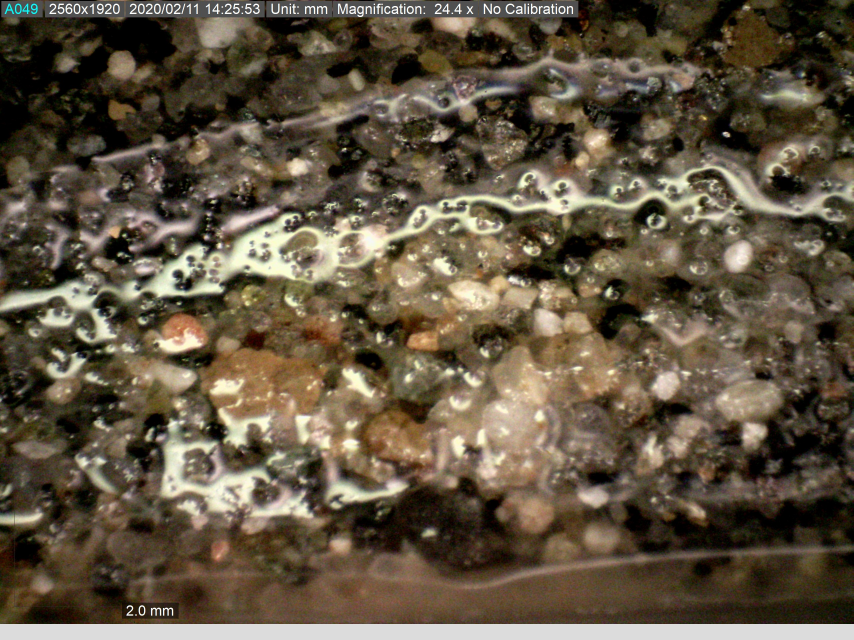
#> input picture img/ImagenProcesada.jpg, 2560 x 1920 px (shown at 1/3 size)
$ python -i filter_gold_script.py   (imports and definitions only)
#> lines starting #> are read from the running program, lines starting #| are printed output that depends on the picture; after the words box and inside, x2 and y2 are one past the last pixel; in counts of white or black regions, pixels touching at a corner belong together
import cv2
import numpy as np
import sys

# Constants
GOLD_AREA_THRESHOLD = 90
LOW_H = 13
HIGH_H = 19
LOW_S = 140
LOW_L = 100
HIGH_L = 190
GAMMA = 2.0


# Functions
def evaluate_gold_for_area(img_target, area_threshold):
    has_gold = False
    _, img_edged = cv2.threshold(img_target[:, :, 2], 1, 255, cv2.THRESH_BINARY)
    contours, hierarchy = cv2.findContours(img_edged, cv2.RETR_TREE, cv2.CHAIN_APPROX_SIMPLE)
    for contour in contours:
        area = cv2.contourArea(contour)
        if area > area_threshold:
            has_gold = True
    return has_gold


def transform_img_hls(target_img, low_h, high_h, low_s, low_l, high_l, gamma):
    img = target_img.copy()
    img = (255 * (img / 255) ** gamma).astype(np.uint8)
    img = cv2.cvtColor(img, cv2.COLOR_BGR2HLS)
    color_rng = (np.array([low_h, low_l, low_s]), np.array([high_h, high_l, 255]))
    mask = cv2.inRange(img, *color_rng)
    img = cv2.bitwise_and(img, img, mask=mask)
    img = cv2.cvtColor(img, cv2.COLOR_HLS2BGR)
    img = cv2.erode(img, np.ones((1, 1)))
    img = cv2.dilate(img, np.ones((5, 5)))
    img = cv2.erode(img, np.ones((8, 8)))
    img = cv2.dilate(img, np.ones((8, 8)))
    img = cv2.cvtColor(img, cv2.COLOR_BGR2HLS)
    return evaluate_gold_for_area(img, GOLD_AREA_THRESHOLD)


def execute_gold_detection(path):
#> called with path = 'img/ImagenProcesada.jpg'
    img_org = cv2.imread(path)
#> img_org is the input picture: shape (1920, 2560, 3); mean B, G, R 65.8, 84.5, 96.6
    img_org = cv2.resize(img_org, (640, 480))
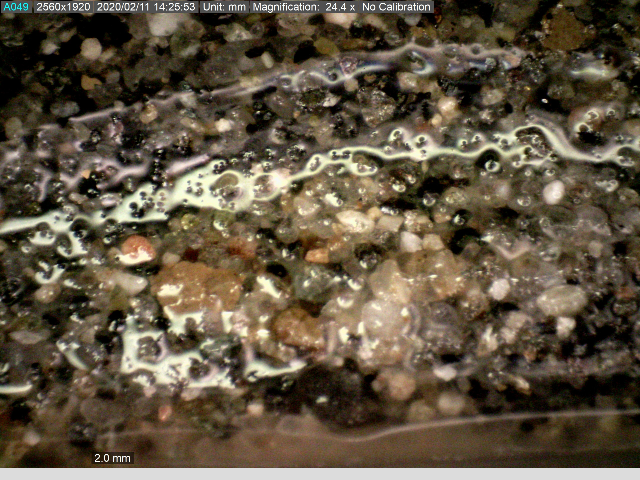
#> img_org: shape (480, 640, 3); mean B, G, R 65.9, 84.7, 96.7
    return transform_img_hls(img_org, LOW_H, HIGH_H, LOW_S, LOW_L, HIGH_L, GAMMA)
#> in transform_img_hls, `img = (255 * (img / 255) ** gamma).astype(np.uint8)`:
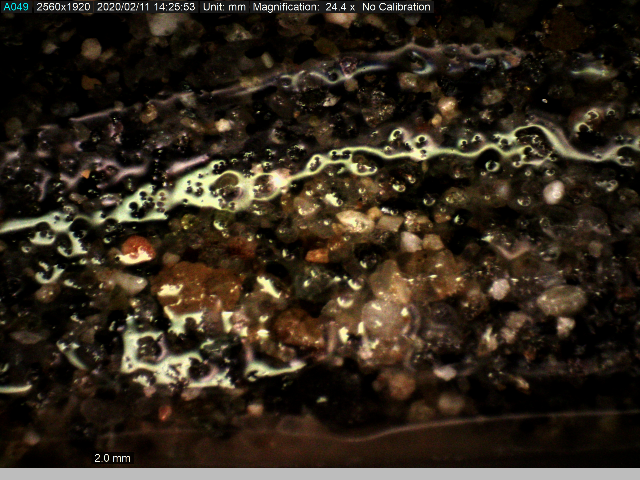
#> img: shape (480, 640, 3); mean B, G, R 28.4, 40.7, 50.2
#> in transform_img_hls, `img = cv2.cvtColor(img, cv2.COLOR_BGR2HLS)`: img: shape (480, 640, 3); mean of channels 0, 1, 2 22.1, 39.6, 119.6
#> in transform_img_hls, `mask = cv2.inRange(img, *color_rng)`:
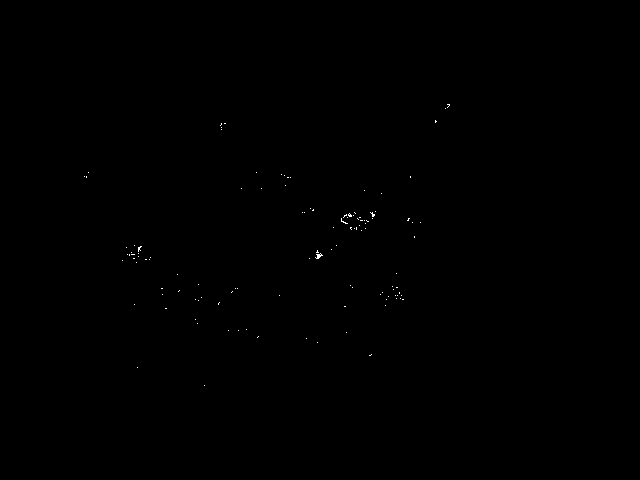
#> mask: shape (480, 640); 0.08% white in thin lines or dots, all inside (x1, y1, x2, y2) = (84, 104, 450, 386)
#> in transform_img_hls, `img = cv2.bitwise_and(img, img, mask=mask)`: img: shape (480, 640, 3); mean of channels 0, 1, 2 0, 0.1, 0.1
#> in transform_img_hls, `img = cv2.cvtColor(img, cv2.COLOR_BGR2HLS)`: img: shape (480, 640, 3); mean of channels 0, 1, 2 0, 0.1, 0.1
#> in evaluate_gold_for_area, `_, img_edged = cv2.threshold(img_target[:, :, 2], 1, 255, cv2.THRESH_B..`:
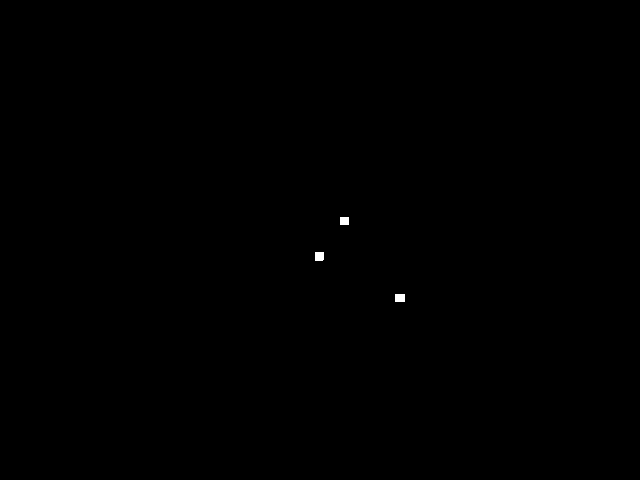
#> img_edged: shape (480, 640); 0.08% white; 3 white regions
#> in evaluate_gold_for_area, `contours, hierarchy = cv2.findContours(img_edged, cv2.RETR_TREE, cv2.C..`: contours = 3 contours; box (x1, y1, x2, y2) and area: (315, 252, 324, 261) 64, (395, 294, 405, 302) 63, (340, 217, 349, 225) 56
#> the loop in evaluate_gold_for_area, `for contour in contours:` made 3 passes
#> (contour, area) on passes 1, 3: ([[395, 294], [395, 301], [404, 301], [404, 294]], 63), ([[340, 217], [340, 224], [348, 224], [348, 217]], 56)
#> area on pass 2: 63.5


# [2 lines not run here, left out]

>>> result = execute_gold_detection('img/ImagenProcesada.jpg')
#> result = False

$ run again, on img/Img12.jpg
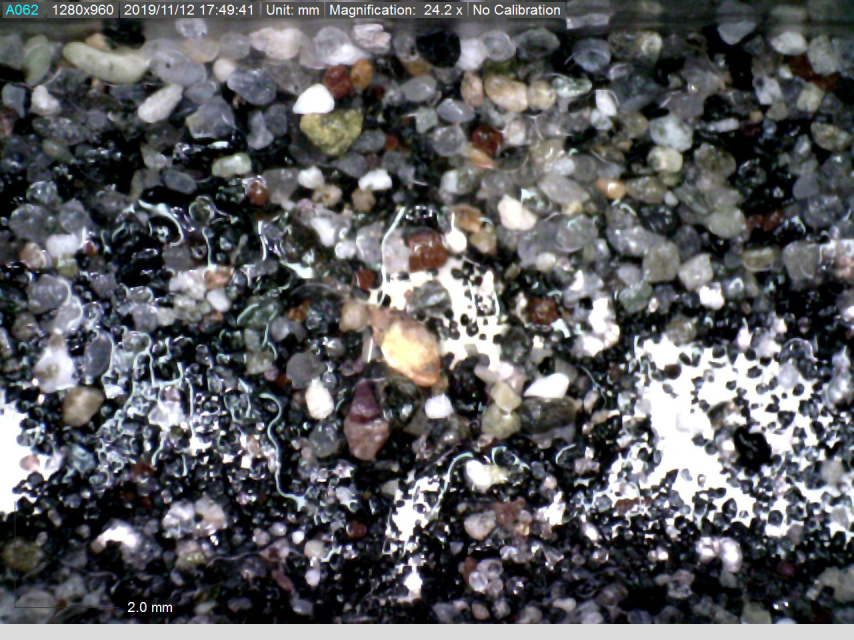
#> input picture img/Img12.jpg, 2560 x 1920 px (shown at 1/3 size)
#> in execute_gold_detection, img_org is the input picture: shape (1920, 2560, 3); mean B, G, R 94.7, 92, 91.6
#> in execute_gold_detection, `img_org = cv2.resize(img_org, (640, 480))`:
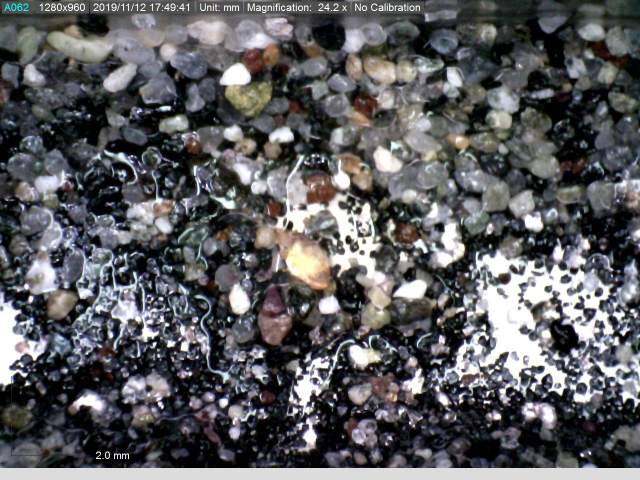
#> img_org: shape (480, 640, 3); mean B, G, R 94.8, 92.1, 91.7
#> in transform_img_hls, `img = (255 * (img / 255) ** gamma).astype(np.uint8)`:
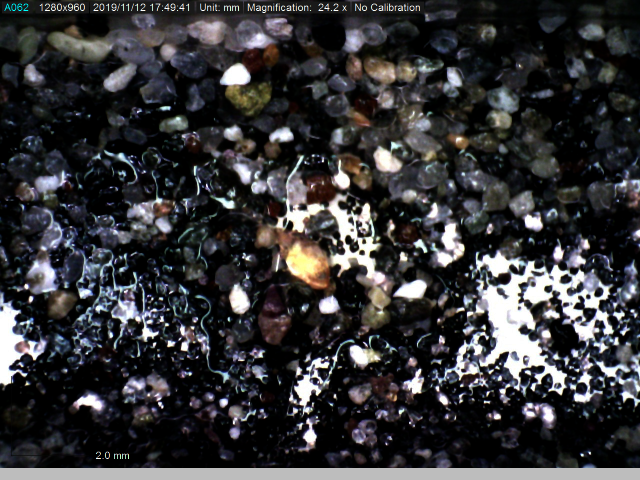
#> img: shape (480, 640, 3); mean B, G, R 55.3, 53, 53.2
#> mask: shape (480, 640); 0.05% white in thin lines or dots, all inside (x1, y1, x2, y2) = (61, 6, 403, 457)
#> img_edged: shape (480, 640); 0.09% white; 3 white regions
#> contours = 3 contours; box (x1, y1, x2, y2) and area: (315, 261, 329, 274) 133, (305, 277, 313, 285) 49, (306, 252, 314, 260) 49
#> the loop in evaluate_gold_for_area, `for contour in contours:` made 3 passes
#> (area, has_gold) on pass 2: (133, True)
#> result = True

$ run again, on img/Img15.jpg
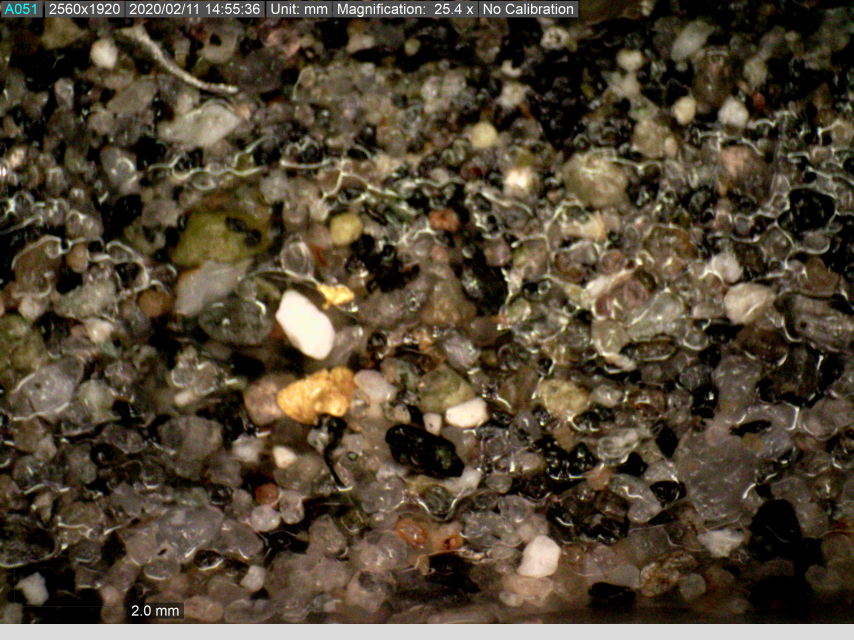
#> input picture img/Img15.jpg, 2560 x 1920 px (shown at 1/3 size)
#> in execute_gold_detection, img_org is the input picture: shape (1920, 2560, 3); mean B, G, R 51.5, 69.9, 81.9
#> img_org: shape (480, 640, 3)
#> in transform_img_hls, `mask = cv2.inRange(img, *color_rng)`:
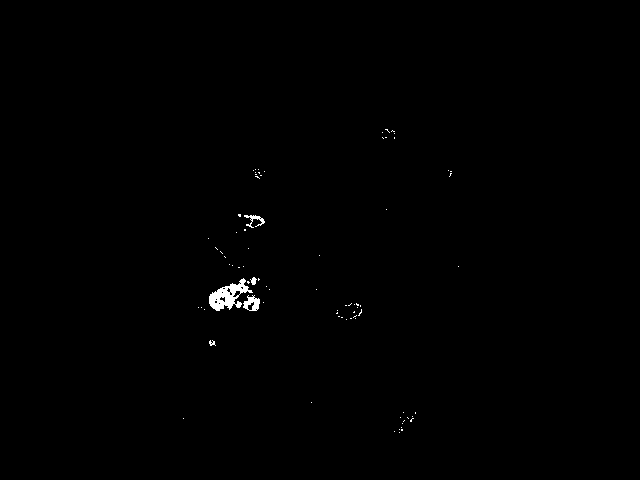
#> mask: shape (480, 640); 0.37% white; 79 white regions (74 under 20 px), largest, box (x1, y1, x2, y2) and area: (209, 278, 253, 311) 643, (243, 295, 260, 311) 162, (244, 215, 265, 228) 101, (250, 277, 257, 285) 34, (209, 340, 216, 346) 24
#> in evaluate_gold_for_area, `_, img_edged = cv2.threshold(img_target[:, :, 2], 1, 255, cv2.THRESH_B..`:
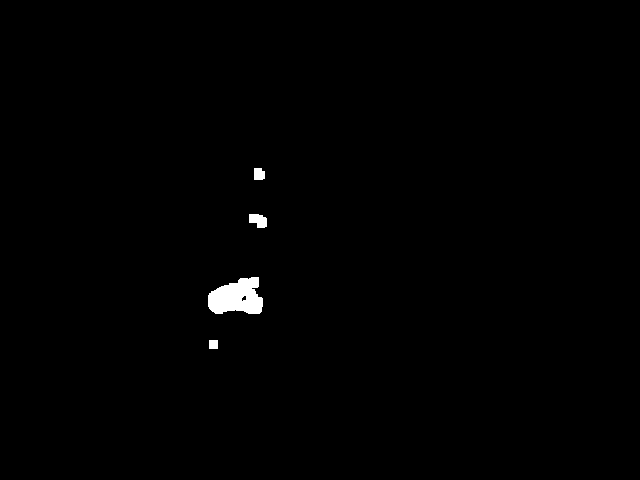
#> img_edged: shape (480, 640); 0.62% white; 4 white regions
#> contours = 5 contours; box (x1, y1, x2, y2) and area: (208, 277, 263, 314) 1432, (249, 214, 267, 228) 164, (254, 168, 265, 180) 100, (209, 340, 218, 349) 64, (241, 295, 247, 302) 20
#> the loop in evaluate_gold_for_area, `for contour in contours:` made 5 passes
#> area on passes 2 to 5: 1432, 20.5, 164.5, 100
#> result = True
